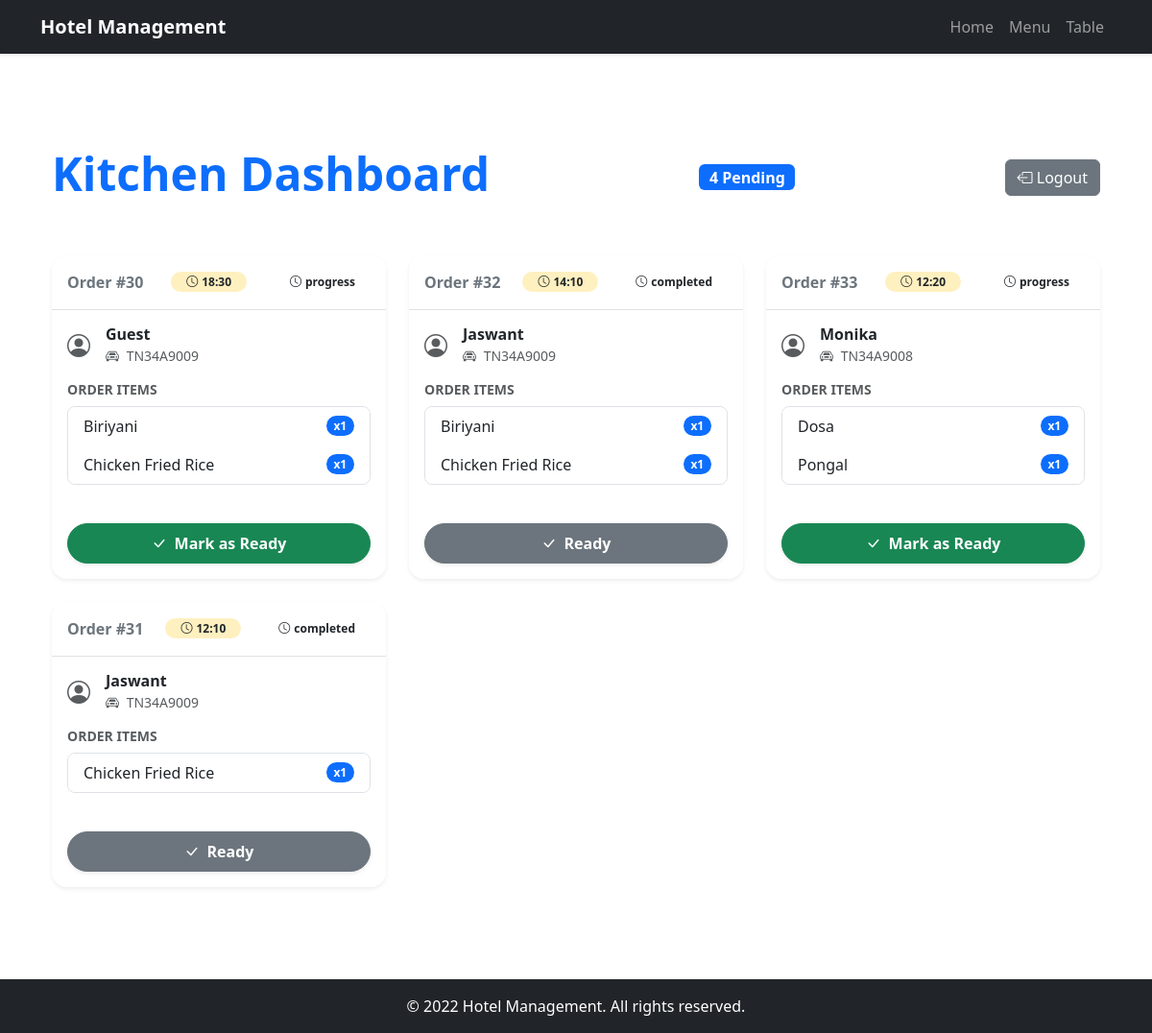
The page /orders/kitchen-staff/ (signed in) on the database its author committed.
### orders/models.py (models this page shows, shortened)
class order(models.Model):
    status_choice = (
        ('progress','progress'),
        ('ready','ready'),
        ('completed','completed'),
        ('cancelled','cancelled')
    )
    cart_user = models.ForeignKey(Cart_User,on_delete=models.CASCADE)
    kitchen_staff = models.ForeignKey(CustomUser,on_delete=models.CASCADE,related_name='kitchen_staff',null=True,blank=True)
    waiter = models.ForeignKey(CustomUser,on_delete=models.CASCADE,related_name='waiter',null=True,blank=True)
    total_amount = models.IntegerField()
    order_date = models.DateTimeField(auto_now_add=True)
    pickup_time = models.TimeField(blank=True,null=True)
    vechile_number = models.CharField(max_length=100)
    status = models.CharField(max_length=100,choices=status_choice,default='progress')

class Cart_User(models.Model):
    user = models.OneToOneField(CustomUser,on_delete=models.CASCADE)

class order_items(models.Model):
    cart_user = models.ForeignKey(Cart_User,on_delete=models.CASCADE)
    order = models.ForeignKey(order,on_delete=models.CASCADE,related_name='order_items')
    menu = models.ForeignKey(Menu,on_delete=models.CASCADE)
    quantity = models.IntegerField(default=1)

### accounts/models.py (models this page shows, shortened)
class CustomUser(AbstractUser):
    role_choice = (
        ('admin','admin'),
        ('kitchen_staff','kitchen_staff'),
        ('waiter','waiter'),
        ('guest','guest'),
    )
    username = None
    email = models.EmailField(unique=True)
    name = models.CharField(max_length=100)
    phone_no = models.IntegerField()
    role = models.CharField(max_length=100,choices=role_choice)
    USERNAME_FIELD = 'email'
    REQUIRED_FIELDS = ['name','phone_no']
    objects = CustomManager()

class Menu(models.Model):
    food_type_choice = (
        ('veg','veg'),
        ('non-veg','non-veg'),
    )
    food_category = (
        ('starters','starters'),
        ('main_course','main_course'),
        ('dessert','dessert'),
        ('side_dish','side_dish'),
        ('indian','indian'),
        ('chinese','chinese'),
        ('italian','italian'),
        ('japanese','japanese'),
    )
    name = models.CharField(max_length=100)
    price = models.IntegerField()
    description = models.TextField()
    images = models.ImageField(upload_to='menu_images/',null=True,blank=True,default='images/default.jpg')
    food_type = models.CharField(max_length=100,choices=food_type_choice,null=True,blank=True)
    food_category = models.CharField(max_length=100,choices=food_category,null=True,blank=True)

### orders/views.py (the view, shortened to what this page needs)
# urls.py: path('kitchen-staff/', KitchenStaffView.as_view(), name='kitchen-staff'),
class KitchenStaffView(LoginRequiredMixin,UserPassesTestMixin,View):
    def test_func(self):
        return self.request.user.role == 'kitchen_staff'
    def get(self,request):
        current_time = timezone.localtime().time()
        user = request.user
        orders = order.objects.filter(pickup_time__gte=current_time).prefetch_related(Prefetch('order_items',queryset=order_items.objects.select_related('menu'))).order_by('-pickup_time')
        order_taken = order_kitchen_staff.objects.filter(kitchen_staff=user).select_related('order').order_by('-order__pickup_time')
        for i in orders:
            for j in i.order_items.all():
                print(j.menu.name)
        return render(request,'kitchen_staff.html',{'orders':orders,'order_taken':order_taken})

### orders/templates/kitchen_staff.html (shortened to what this page needs)
{% extends 'base.html' %}
{% load static %}
{% block content %}
<div class="container py-5">
    <div class="d-flex justify-content-between align-items-center mb-5">
        <h1 class="display-5 fw-bold text-primary">Kitchen Dashboard</h1>
        <div class="badge bg-primary fs-6">{{ orders|length }} Pending</div>
        <a href="{% url 'accounts:logout' %}" class="btn btn-secondary">
            <i class="bi bi-box-arrow-left"></i> Logout
        </a>
    </div>
    {% if orders %}
    <div class="row row-cols-1 row-cols-md-2 row-cols-lg-3 g-4">
        {% for i in orders %}
        <div class="col">
            <div class="card h-100 shadow-sm border-0 rounded-4 overflow-hidden">
                <div class="card-header bg-white border-bottom py-3 d-flex justify-content-between align-items-center">
                    <span class="fw-bold text-secondary">Order #{{ i.id }}</span>
                    <span class="badge bg-warning text-dark bg-opacity-25 rounded-pill px-3">
                        <i class="bi bi-clock me-1"></i>{{ i.pickup_time|time:"H:i" }}
                    </span>
                    <span class="badge bg text-dark bg-opacity-25 rounded-pill px-3">
                        <i class="bi bi-clock me-1"></i>{{ i.status}}
                    </span>
                </div>
                <div class="card-body">
                    <div class="d-flex align-items-center mb-3 text-muted">
                        <div class="me-3">
                            <i class="bi bi-person-circle fs-4"></i>
                        </div>
                        <div>
                            <h6 class="mb-0 fw-bold text-dark">{{ i.cart_user.user.name|title }}</h6>
                            <small>
                                <i class="bi bi-car-front me-1"></i>
                                {{ i.vechile_number|default:"No Vehicle Info" }}
                            </small>
                        </div>
                    </div>
                    <h6 class="text-muted text-uppercase small fw-bold mb-2">Order Items</h6>
                    <ul class="list-group list-group-flush mb-4 rounded-3 border">
                        {% for j in i.order_items.all %}
                        <li class="list-group-item d-flex justify-content-between align-items-center border-bottom-0 py-2">
                            <span class="fw-medium">{{ j.menu.name }}</span>
                            <span class="badge bg-primary rounded-pill">x{{ j.quantity }}</span>
                        </li>
                        {% endfor %}
                    </ul>
                </div>
                {%if i.status == 'progress' %}
                <div class="card-footer bg-white border-0 pb-3 pt-0">
                    <button type="button" data-id="{{ i.id }}" class="accept-order btn btn-success w-100 rounded-pill py-2 fw-bold shadow-sm">
                        <i class="bi bi-check-lg me-2"></i>Mark as Ready
                    </button>
                </div>
                {%else %}
                <div class="card-footer bg-white border-0 pb-3 pt-0">
                    <button type="button-disabled" class="btn btn-secondary w-100 rounded-pill py-2 fw-bold shadow-sm">
                        <i class="bi bi-check-lg me-2"></i>Ready
                    </button>
                </div>
                {% endif %}
            </div>
        </div>
        {% endfor %}
    </div>
    {% endif %}
</div>
{% endblock %}

### rows shown on the page
order: id "30", pickup_time "18:30", status "progress", cart_user.user.name "Guest", vechile_number "TN34A9009"
order_items: menu.name "Biriyani", quantity "1"
order_items: menu.name "Chicken Fried Rice", quantity "1"
order: id "32", pickup_time "14:10", status "completed", cart_user.user.name "Jaswant", vechile_number "TN34A9009", shows "Ready"
order_items: menu.name "Biriyani", quantity "1"
order_items: menu.name "Chicken Fried Rice", quantity "1"
order: id "33", pickup_time "12:20", status "progress", cart_user.user.name "Monika", vechile_number "TN34A9008"
order_items: menu.name "Dosa", quantity "1"
order_items: menu.name "Pongal", quantity "1"
order: id "31", pickup_time "12:10", status "completed", cart_user.user.name "Jaswant", vechile_number "TN34A9009", shows "Ready"
order_items: menu.name "Chicken Fried Rice", quantity "1"

### other values the page prints
{{ orders|length }} "4"
